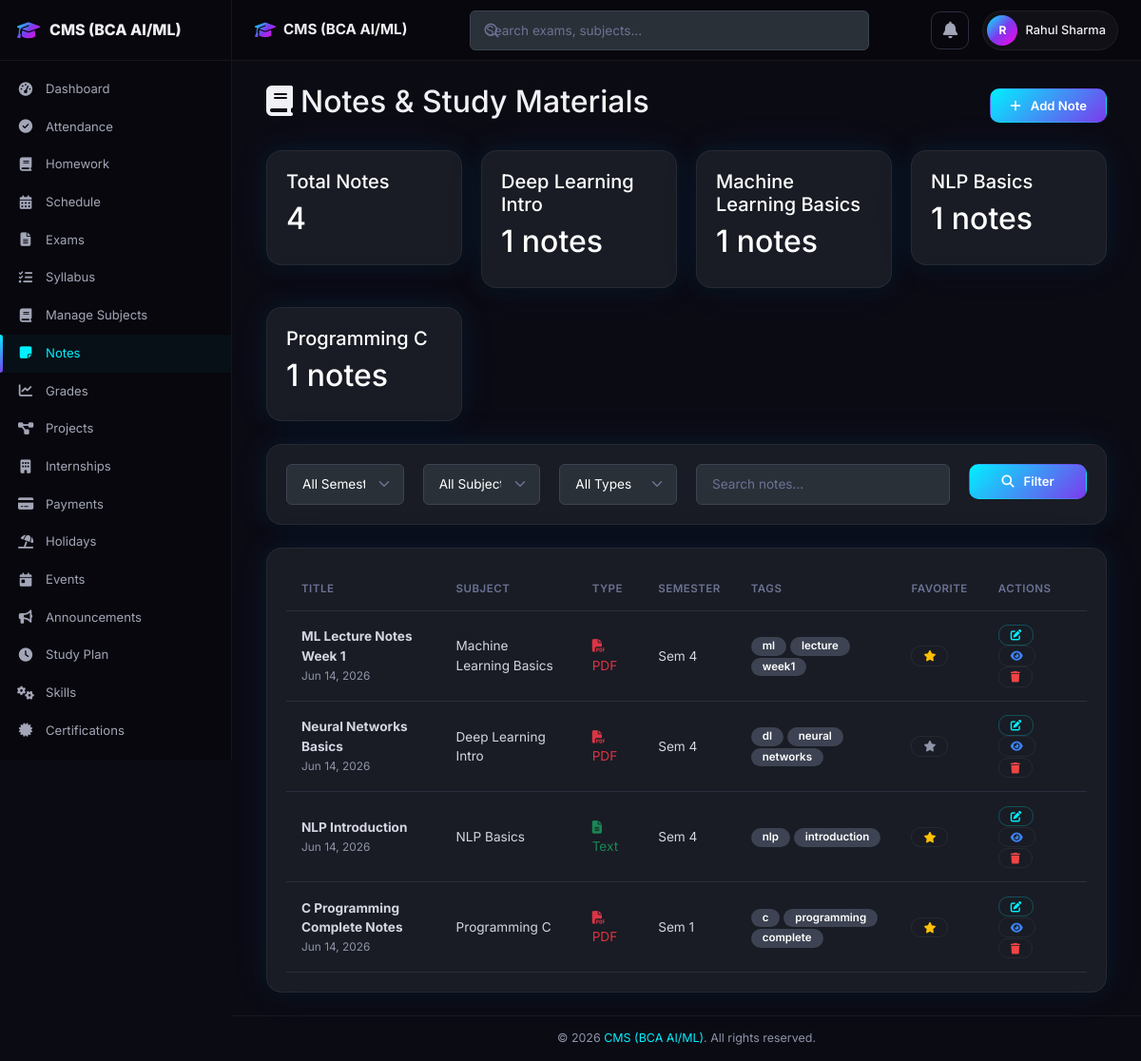
Screenshot of /notes.php (signed in) with the database file from the repository.
### tables this page shows
CREATE TABLE IF NOT EXISTS notes (
    id INT AUTO_INCREMENT PRIMARY KEY,
    user_id INT NOT NULL,
    subject VARCHAR(100) NOT NULL,
    title VARCHAR(200) NOT NULL,
    type ENUM('PDF', 'Image', 'Text', 'Video') DEFAULT 'Text',
    file_path VARCHAR(255) DEFAULT '',
    semester INT NOT NULL DEFAULT 1,
    tags VARCHAR(500) DEFAULT '',
    is_favorite TINYINT(1) DEFAULT 0,
    created_at TIMESTAMP DEFAULT CURRENT_TIMESTAMP,
    FOREIGN KEY (user_id) REFERENCES users(id) ON DELETE CASCADE,
    INDEX idx_notes_user (user_id),
    INDEX idx_notes_subject (subject),
    INDEX idx_notes_semester (semester)
);

### includes/functions.php (called while the page is built, shortened)
<?php
function formatDate($date) {
    return date('M d, Y', strtotime($date));
}
function paginate($pdo, $table, $where, $params, $limit = 20, $pageKey = 'page') {
    $page = max(1, (int)($_GET[$pageKey] ?? 1));
    $countSql = "SELECT COUNT(*) FROM $table $where";
    $countStmt = $pdo->prepare($countSql);
    $countStmt->execute($params);
    $total = (int)$countStmt->fetchColumn();
    $totalPages = max(1, ceil($total / $limit));
    $page = min($page, $totalPages);
    $offset = ($page - 1) * $limit;
    return [
        'page' => $page,
        'limit' => $limit,
        'offset' => $offset,
        'total' => $total,
        'totalPages' => $totalPages,
        'sql' => " LIMIT $limit OFFSET $offset"
    ];
}

### notes.php (the view, shortened to what this page needs)
<?php
require_once 'config/db_connection.php';
require_once 'includes/functions.php';
$userId = $_SESSION['user_id'];
$search = isset($_GET['search']) ? sanitize($_GET['search']) : '';
$where = "WHERE n.user_id = :user_id";
$params = [':user_id' => $userId];
$pagi = paginate($pdo, 'notes n', $where, $params, 20);
$query = "SELECT n.*
          FROM notes n
          $where
          ORDER BY n.created_at DESC" . $pagi['sql'];
$stmt = $pdo->prepare($query);
$stmt->execute($params);
$notes = $stmt->fetchAll();
$countQuery = "SELECT n.subject, COUNT(*) as count
               FROM notes n
               WHERE n.user_id = :user_id
               GROUP BY n.subject";
$countStmt = $pdo->prepare($countQuery);
$countStmt->execute([':user_id' => $userId]);
$subjectCounts = $countStmt->fetchAll(PDO::FETCH_KEY_PAIR);
include 'includes/header.php';
include 'includes/navbar.php';
include 'includes/sidebar.php';
?>
<div class="app-content">
    <div class="container-fluid">
        <div class="d-flex justify-content-between align-items-center mb-4">
            <h2><i class="fas fa-book me-2"></i>Notes & Study Materials</h2>
            <a href="add_note.php" class="btn btn-primary">
                <i class="fas fa-plus me-1"></i>Add Note
            </a>
        </div>
        <div class="row mb-4">
            <div class="col-md-3">
                <div class="card bg-primary text-white">
                    <div class="card-body">
                        <h5 class="card-title">Total Notes</h5>
                        <h2><?php echo count($notes); ?></h2>
                    </div>
                </div>
            </div>
            <?php foreach ($subjectCounts as $subjectId => $count): ?>
                <div class="col-md-3">
                    <div class="card bg-info text-white">
                        <div class="card-body">
                            <h5 class="card-title"><?php echo $subjectId ?: 'Unassigned'; ?></h5>
                            <h2><?php echo $count; ?> notes</h2>
                        </div>
                    </div>
                </div>
            <?php endforeach; ?>
        </div>
        <div class="card mb-4">
            <div class="card-body">
                <form method="GET" class="row g-3">
                    <div class="col-md-2">
                        <select name="semester" class="form-select">
                            <option value="0">All Semesters</option>
                        </select>
                    </div>
                    <div class="col-md-2">
                        <select name="subject" class="form-select">
                            <option value="">All Subjects</option>
                        </select>
                    </div>
                    <div class="col-md-2">
                        <select name="type" class="form-select">
                            <option value="">All Types</option>
                        </select>
                    </div>
                    <div class="col-md-4">
                        <input type="text" name="search" class="form-control" placeholder="Search notes..." value="<?php echo htmlspecialchars($search); ?>">
                    </div>
                    <div class="col-md-2">
                        <button type="submit" class="btn btn-primary w-100">
                            <i class="fas fa-search me-1"></i>Filter
                        </button>
                    </div>
                </form>
            </div>
        </div>
        <div class="card">
            <div class="card-body">
                <div class="table-responsive">
                    <table class="table table-hover">
                        <thead>
                            <tr>
                                <th>Title</th>
                                <th>Subject</th>
                                <th>Type</th>
                                <th>Semester</th>
                                <th>Tags</th>
                                <th>Favorite</th>
                                <th>Actions</th>
                            </tr>
                        </thead>
                        <tbody>
                            <?php if (empty($notes)): ?>
                                <tr>
                                    <td colspan="7" class="text-center py-4">
                                        <i class="fas fa-inbox fa-3x text-muted mb-3"></i>
                                        <p class="text-muted">No notes found</p>
                                    </td>
                                </tr>
                            <?php else: ?>
                                <?php foreach ($notes as $note): ?>
                                    <tr>
                                        <td>
                                            <strong><?php echo htmlspecialchars($note['title']); ?></strong>
                                            <br>
                                            <small class="text-muted"><?php echo formatDate($note['created_at']); ?></small>
                                        </td>
                                        <td><?php echo htmlspecialchars($note['subject'] ?? 'N/A'); ?></td>
                                        <td>
                                            <?php
                                            $typeIcons = [
                                                'PDF' => ['icon' => 'fas fa-file-pdf', 'color' => 'text-danger'],
                                                'Image' => ['icon' => 'fas fa-file-image', 'color' => 'text-primary'],
                                                'Text' => ['icon' => 'fas fa-file-alt', 'color' => 'text-success'],
                                                'Video' => ['icon' => 'fas fa-file-video', 'color' => 'text-warning']
                                            ];
                                            $typeInfo = $typeIcons[$note['type']] ?? ['icon' => 'fas fa-file', 'color' => 'text-secondary'];
                                            ?>
                                            <span class="<?php echo $typeInfo['color']; ?>">
                                                <i class="<?php echo $typeInfo['icon']; ?> me-1"></i>
                                                <?php echo $note['type']; ?>
                                            </span>
                                        </td>
                                        <td>Sem <?php echo $note['semester']; ?></td>
                                        <td>
                                            <?php
                                            $tags = explode(',', $note['tags'] ?? '');
                                            foreach ($tags as $tag): ?>
                                                <span class="badge bg-light text-dark"><?php echo trim($tag); ?></span>
                                            <?php endforeach; ?>
                                        </td>
                                        <td>
                                            <button class="btn btn-sm favorite-btn <?php echo $note['is_favorite'] ? 'text-warning' : 'text-muted'; ?>"
                                                    data-id="<?php echo $note['id']; ?>"
                                                    onclick="toggleFavorite(<?php echo $note['id']; ?>)">
                                                <i class="fas fa-star"></i>
                                            </button>
                                        </td>
                                        <td>
                                            <a href="edit_note.php?id=<?= $note['id'] ?>" class="btn btn-sm btn-outline-primary" title="Edit"><i class="fas fa-edit"></i></a>
                                            <a href="view.php?type=note&id=<?= $note['id'] ?>" class="btn btn-sm btn-outline-info" title="View"><i class="fas fa-eye"></i></a>
                                            <a href="delete.php?type=note&id=<?= $note['id'] ?>" class="btn btn-sm btn-outline-danger" title="Delete" data-confirm="this note"><i class="fas fa-trash"></i></a>
                                        </td>
                                    </tr>
                                <?php endforeach; ?>
                            <?php endif; ?>
                        </tbody>
                    </table>
                </div>
            </div>
        </div>
    </div>
</div>
<?php include 'includes/footer.php'; ?>

### css/dark-fix.css (style rules this page uses)
.card, .card-panel, .detail-card, .info-card, .modal-content, .list-group-item, .card-header, .card-footer { background-color: #191c24 !important; color: #ffffff; }
.card .card-body { background-color: transparent; color: #ffffff; }
.table { background-color: #191c24 !important; color: #d5d5e2; border-color: #2c2e3e; }
.table th { background-color: #191c24 !important; color: #6c7293 !important; border-color: #2c2e3e; font-weight: 600; }
.table td { background-color: #191c24 !important; color: #d5d5e2; border-color: #2c2e3e; }
.table-light, .table-light th, .table-light td, .bg-light, th.bg-light, td.bg-light, thead.bg-light, tbody.bg-light { background-color: #191c24 !important; color: #6c7293 !important; }
.table thead th { background-color: #191c24 !important; color: #6c7293 !important; border-bottom-color: #2c2e3e !important; }
.form-control, .form-select, input[type="text"], input[type="email"], input[type="password"], input[type="number"], input[type="date"], input[type="time"], input[type="url"], input[type="file"], input[type="search"], input[type="tel"], textarea, select { background-color: #2a3038 !important; border: 1px solid #3d4352 !important; color: #ffffff !important; border-radius: 6px; padding: 10px 16px; font-family: 'Inter', sans-serif; font-size: 0.85rem; transition: border-color 0.2s ease, box-shadow 0.2s ease; }
.form-control::placeholder, input::placeholder, textarea::placeholder { color: #6c7293 !important; opacity: 1; }
.form-select { background-repeat: no-repeat; background-position: right 0.75rem center; background-size: 16px 12px; padding-right: 2.5rem; -webkit-appearance: none; -moz-appearance: none; appearance: none; }
select option { background-color: #2a3038 !important; color: #ffffff !important; }
select option:hover, select option:checked, select option:focus { background-color: #3d4352 !important; }
.card .card-title, .card-title { color: #ffffff !important; }
.text-muted { color: #8f94a8 !important; }
.badge { color: #ffffff !important; font-weight: 600; }
.badge.bg-light { background-color: #3d4352 !important; color: #ffffff !important; }

### rows the page displays
notes: title "ML Lecture Notes Week 1", created_at "Jun 14, 2026", subject "Machine Learning Basics", type "PDF", semester "4", tags "ml", tags "lecture", tags "week1"
notes: title "Neural Networks Basics", created_at "Jun 14, 2026", subject "Deep Learning Intro", type "PDF", semester "4", tags "dl", tags "neural", tags "networks"
notes: title "NLP Introduction", created_at "Jun 14, 2026", subject "NLP Basics", type "Text", semester "4", tags "nlp", tags "introduction"
notes: title "C Programming Complete Notes", created_at "Jun 14, 2026", subject "Programming C", type "PDF", semester "1", tags "c", tags "programming", tags "complete"

### other values shown
SITE_NAME "CMS (BCA AI/ML)"
substr($_SESSION['user_name'] ?? 'U', 0, 1) "R"
$_SESSION['user_name'] "Rahul Sharma"
count($notes) "4"
$subjectId ?: 'Unassigned' "Deep Learning Intro"
$count "1"
$subjectId ?: 'Unassigned' "Machine Learning Basics"
$subjectId ?: 'Unassigned' "NLP Basics"
$subjectId ?: 'Unassigned' "Programming C"
